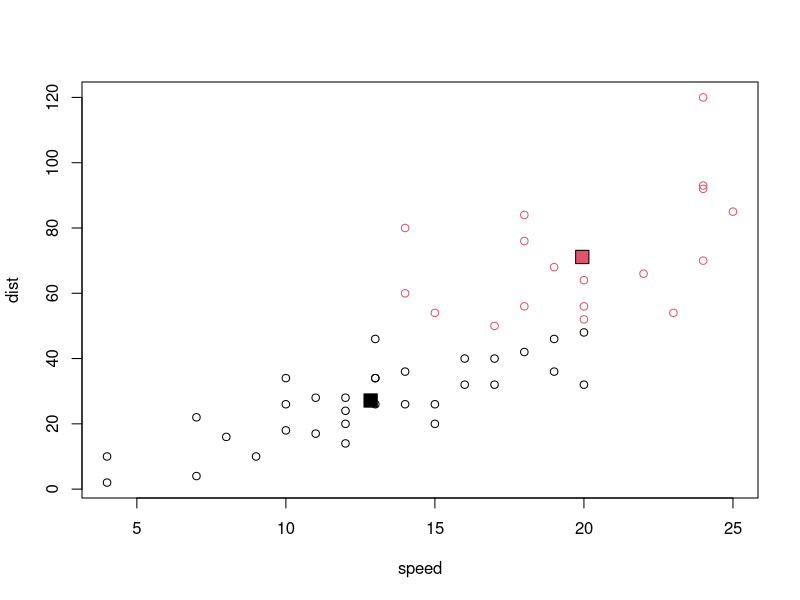
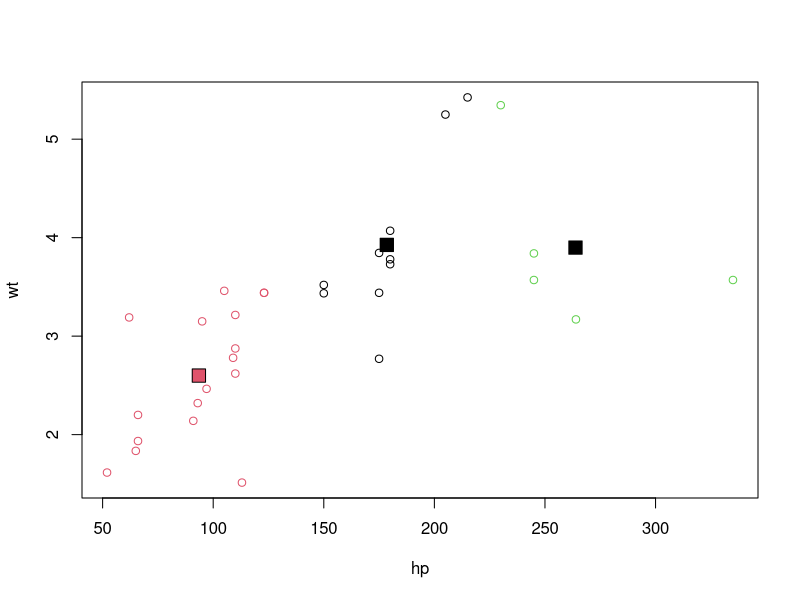

R code for these plots, in order:
# Unsupervised Learning using K-means 

# Cluster into 2 different classes
# The cars data frame is pre-loaded

# Set random seed. Don't remove this line
set.seed(1)

# Group the dataset into two clusters: km_cars
km_cars <- kmeans(cars, 2)

# Add code: color the points in the plot based on the clusters
plot(cars, col= km_cars$cluster)

# Print out the cluster centroids
km_cars$centers

# Replace the ___ part: add the centroids to the plot
points(km_cars$centers, pch = 22, bg = c(1, 2), cex = 2)


# Cluster into 3 different classes 

# The cars data frame is pre-loaded

# Set random seed. Don't remove this line.
set.seed(1)

# Explore the cars dataset
mtcars
cars = subset(mtcars, select=c(hp,wt))
str(cars)
summary(cars)

# Group the dataset into two clusters: km_cars
km_cars = kmeans(cars,3)

# Print out the contents of each cluster
km_cars

# Add code: color the points in the plot based on the clusters
plot(cars, col= km_cars$cluster)

# Print out the cluster centroids
km_cars$centers

# Replace the ___ part: add the centroids to the plot
points(km_cars$centers, pch = 22, bg = c(1, 2), cex = 2)


